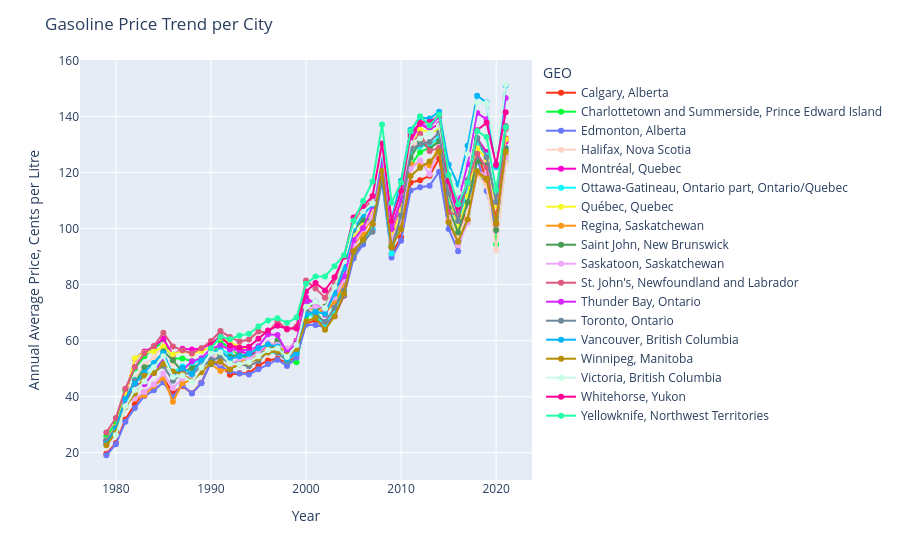

The code cell stored with this chart in its notebook:
### Code cell
# Se importa la librería Plotly Express (px) para generar visualizaciones interactivas.
import plotly.express as px

# Se crea un gráfico de líneas con los datos contenidos en 'price_bycity'
fig = px.line(price_bycity
              , x='Year'  # Definir el eje X con los años
              , y='Value'  # Definir el eje Y con el valor del precio
              , color='GEO'  # Diferenciar las líneas por ciudad (o región geográfica)
              , color_discrete_sequence=px.colors.qualitative.Light24)  # Usar una secuencia de colores para las diferentes ciudades

# Actualizamos los trazos del gráfico para que sean puntos ('markers') conectados por líneas ('lines')
fig.update_traces(mode='markers+lines')

# Se ajusta la configuración del gráfico, incluyendo los títulos de los ejes y el título principal
fig.update_layout(
    title="Gasoline Price Trend per City",  # Título principal del gráfico
    xaxis_title="Year",  # Título para el eje X (año)
    yaxis_title="Annual Average Price, Cents per Litre"  # Título para el eje Y (precio promedio anual en centavos por litro)
)

# Mostrar el gráfico interactivo generado por Plotly
fig.show()

### Figure 1 — Plotly figure (JSON) as saved in the notebook; plotly's stock layout.template omitted (floating-point values rounded to 4 significant figures)
{"data": [{"hovertemplate": "GEO=Calgary, Alberta<br>Year=%{x}<br>Value=%{y}<extra></extra>", "legendgroup": "Calgary, Alberta", "line": {"color": "#FD3216", "dash": "solid"}, "marker": {"symbol": "circle"}, "mode": "markers+lines", "name": "Calgary, Alberta", "orientation": "v", "showlegend": true, "type": "scatter", "x": [1979, 1980, 1981, 1982, 1983, 1984, 1985, 1986, 1987, 1988, 1989, 1990, 1991, 1992, 1993, 1994, 1995, 1996, 1997, 1998, 1999, 2000, 2001, 2002, 2003, 2004, 2005, 2006, 2007, 2008, 2009, 2010, 2011, 2012, 2013, 2014, 2015, 2016, 2017, 2018, 2019, 2020, 2021], "xaxis": "x", "y": [19.61, 23.42, 31.85, 37.24, 41.66, 43.71, 46.71, 41.22, 43.78, 41.19, 44.98, 52.32, 51.24, 47.79, 48.3, 48.45, 51.08, 52.9, 53.54, 52.03, 54.92, 65.96, 67.26, 65.93, 68.66, 76.03, 90.08, 95.03, 101.4, 118.2, 90.86, 96.91, 116.4, 117.2, 118.8, 125.1, 104.8, 96.62, 108.9, 128.1, 116.3, 104.0, 132.1], "yaxis": "y"}, {"hovertemplate": "GEO=Charlottetown and Summerside, Prince Edward Island<br>Year=%{x}<br>Value=%{y}<extra></extra>", "legendgroup": "Charlottetown and Summerside, Prince Edward Island", "line": {"color": "#00FE35", "dash": "solid"}, "marker": {"symbol": "circle"}, "mode": "markers+lines", "name": "Charlottetown and Summerside, Prince Edward Island", "orientation": "v", "showlegend": true, "type": "scatter", "x": [1979, 1980, 1981, 1982, 1983, 1984, 1985, 1986, 1987, 1988, 1989, 1990, 1991, 1992, 1993, 1994, 1995, 1996, 1997, 1998, 1999, 2000, 2001, 2002, 2003, 2004, 2005, 2006, 2007, 2008, 2009, 2010, 2011, 2012, 2013, 2014, 2015, 2016, 2017, 2018, 2019, 2020, 2021], "xaxis": "x", "y": [25.82, 30.64, 42.28, 50.07, 54.38, 57.18, 59.76, 53.62, 53.65, 52.65, 52.71, 53.86, 59.8, 57.14, 54.43, 53.81, 57.43, 57.82, 59.24, 52.6, 52.27, 68.41, 70.33, 65.95, 71.68, 80.09, 95.4, 101.8, 103.4, 120.1, 93.7, 102.7, 122.5, 127.2, 128.9, 131.3, 105.1, 95.99, 105.3, 120.5, 115.8, 94.42, 123.8], "yaxis": "y"}, {"hovertemplate": "GEO=Edmonton, Alberta<br>Year=%{x}<br>Value=%{y}<extra></extra>", "legendgroup": "Edmonton, Alberta", "line": {"color": "#6A76FC", "dash": "solid"}, "marker": {"symbol": "circle"}, "mode": "markers+lines", "name": "Edmonton, Alberta", "orientation": "v", "showlegend": true, "type": "scatter", "x": [1979, 1980, 1981, 1982, 1983, 1984, 1985, 1986, 1987, 1988, 1989, 1990, 1991, 1992, 1993, 1994, 1995, 1996, 1997, 1998, 1999, 2000, 2001, 2002, 2003, 2004, 2005, 2006, 2007, 2008, 2009, 2010, 2011, 2012, 2013, 2014, 2015, 2016, 2017, 2018, 2019, 2020, 2021], "xaxis": "x", "y": [19.08, 23.02, 31.06, 35.97, 40.2, 42.24, 45.13, 39.88, 44.05, 41.13, 44.75, 52.28, 50.83, 49.07, 48.22, 47.91, 49.76, 51.61, 53.19, 50.93, 54, 65.68, 65.57, 64.76, 68.96, 76.19, 89.28, 94.33, 99.94, 116.9, 89.61, 95.64, 113.5, 114.7, 115.2, 120.3, 99.82, 91.91, 106.2, 125.2, 113.4, 99.21, 128.8], "yaxis": "y"}, {"hovertemplate": "GEO=Halifax, Nova Scotia<br>Year=%{x}<br>Value=%{y}<extra></extra>", "legendgroup": "Halifax, Nova Scotia", "line": {"color": "#FED4C4", "dash": "solid"}, "marker": {"symbol": "circle"}, "mode": "markers+lines", "name": "Halifax, Nova Scotia", "orientation": "v", "showlegend": true, "type": "scatter", "x": [1979, 1980, 1981, 1982, 1983, 1984, 1985, 1986, 1987, 1988, 1989, 1990, 1991, 1992, 1993, 1994, 1995, 1996, 1997, 1998, 1999, 2000, 2001, 2002, 2003, 2004, 2005, 2006, 2007, 2008, 2009, 2010, 2011, 2012, 2013, 2014, 2015, 2016, 2017, 2018, 2019, 2020, 2021], "xaxis": "x", "y": [24.52, 28.86, 37.8, 46.38, 51.28, 53.93, 58.49, 51.92, 50.25, 50.32, 50.92, 52.39, 57.08, 57.42, 52.71, 52.76, 54.3, 55.02, 60.06, 57.21, 59.5, 75.25, 72.94, 72.37, 78.06, 86.41, 98.72, 103.8, 106.1, 121.9, 95.81, 106.6, 127.2, 132.7, 129.7, 132.8, 106.0, 96.61, 106.0, 118.9, 115.2, 92.2, 123.5], "yaxis": "y"}, {"hovertemplate": "GEO=Montréal, Quebec<br>Year=%{x}<br>Value=%{y}<extra></extra>", "legendgroup": "Montréal, Quebec", "line": {"color": "#FE00CE", "dash": "solid"}, "marker": {"symbol": "circle"}, "mode": "markers+lines", "name": "Montréal, Quebec", "orientation": "v", "showlegend": true, "type": "scatter", "x": [1979, 1980, 1981, 1982, 1983, 1984, 1985, 1986, 1987, 1988, 1989, 1990, 1991, 1992, 1993, 1994, 1995, 1996, 1997, 1998, 1999, 2000, 2001, 2002, 2003, 2004, 2005, 2006, 2007, 2008, 2009, 2010, 2011, 2012, 2013, 2014, 2015, 2016, 2017, 2018, 2019, 2020, 2021], "xaxis": "x", "y": [23.86, 28.98, 40.2, 53.48, 56.13, 57.88, 60.68, 54.76, 57.08, 56.83, 57.17, 58.87, 61.48, 58.35, 56.36, 55.1, 55.83, 58.26, 59.23, 56.23, 59.97, 75.46, 72.77, 69.23, 74.95, 83.26, 95.89, 100.4, 103.8, 124.8, 97.25, 107.6, 130.9, 137.2, 135.5, 137.2, 115.9, 104.8, 115.3, 132.2, 127.3, 108.3, 131.0], "yaxis": "y"}, {"hovertemplate": "GEO=Ottawa-Gatineau, Ontario part, Ontario/Quebec<br>Year=%{x}<br>Value=%{y}<extra></extra>", "legendgroup": "Ottawa-Gatineau, Ontario part, Ontario/Quebec", "line": {"color": "#0DF9FF", "dash": "solid"}, "marker": {"symbol": "circle"}, "mode": "markers+lines", "name": "Ottawa-Gatineau, Ontario part, Ontario/Quebec", "orientation": "v", "showlegend": true, "type": "scatter", "x": [1979, 1980, 1981, 1982, 1983, 1984, 1985, 1986, 1987, 1988, 1989, 1990, 1991, 1992, 1993, 1994, 1995, 1996, 1997, 1998, 1999, 2000, 2001, 2002, 2003, 2004, 2005, 2006, 2007, 2008, 2009, 2010, 2011, 2012, 2013, 2014, 2015, 2016, 2017, 2018, 2019, 2020, 2021], "xaxis": "x", "y": [23.95, 28.83, 38.71, 46.05, 46.69, 49.93, 53.38, 48.84, 50.72, 51.6, 53.24, 54.94, 56.76, 55.37, 53.96, 52.76, 53.56, 55.77, 55.87, 52.7, 55.56, 69.79, 68.31, 65.96, 70.74, 77.93, 91.13, 95.47, 99.75, 117.5, 91.11, 103.6, 127.2, 129.2, 130.1, 132.4, 110.1, 100.8, 114.9, 130.3, 126.1, 109.6, 135.8], "yaxis": "y"}, {"hovertemplate": "GEO=Québec, Quebec<br>Year=%{x}<br>Value=%{y}<extra></extra>", "legendgroup": "Québec, Quebec", "line": {"color": "#F6F926", "dash": "solid"}, "marker": {"symbol": "circle"}, "mode": "markers+lines", "name": "Québec, Quebec", "orientation": "v", "showlegend": true, "type": "scatter", "x": [1979, 1980, 1981, 1982, 1983, 1984, 1985, 1986, 1987, 1988, 1989, 1990, 1991, 1992, 1993, 1994, 1995, 1996, 1997, 1998, 1999, 2000, 2001, 2002, 2003, 2004, 2005, 2006, 2007, 2008, 2009, 2010, 2011, 2012, 2013, 2014, 2015, 2016, 2017, 2018, 2019, 2020, 2021], "xaxis": "x", "y": [24.09, 29.27, 40.46, 53.73, 55.69, 56.2, 57.82, 55.01, 56.41, 55.23, 56.26, 57.75, 60.95, 59.43, 57.64, 56.33, 57.2, 59.12, 58.82, 55.7, 59.44, 71.89, 72.58, 69.54, 75.42, 83.78, 96.66, 101.1, 104.6, 124.5, 96.72, 106.6, 129, 135.2, 134.7, 135.0, 112.1, 100.2, 111.6, 128.6, 124.8, 107.9, 131.9], "yaxis": "y"}, {"hovertemplate": "GEO=Regina, Saskatchewan<br>Year=%{x}<br>Value=%{y}<extra></extra>", "legendgroup": "Regina, Saskatchewan", "line": {"color": "#FF9616", "dash": "solid"}, "marker": {"symbol": "circle"}, "mode": "markers+lines", "name": "Regina, Saskatchewan", "orientation": "v", "showlegend": true, "type": "scatter", "x": [1979, 1980, 1981, 1982, 1983, 1984, 1985, 1986, 1987, 1988, 1989, 1990, 1991, 1992, 1993, 1994, 1995, 1996, 1997, 1998, 1999, 2000, 2001, 2002, 2003, 2004, 2005, 2006, 2007, 2008, 2009, 2010, 2011, 2012, 2013, 2014, 2015, 2016, 2017, 2018, 2019, 2020, 2021], "xaxis": "x", "y": [23.47, 27.88, 38.04, 39.2, 40.48, 43.85, 46.72, 38.2, 44.78, 46.02, 49.5, 51.56, 49.13, 49.9, 52.6, 53.73, 54.95, 57.05, 58, 56.1, 59.16, 70.68, 71.83, 69.75, 73.8, 80.01, 93.92, 98.39, 103.9, 121.9, 94.91, 102.0, 123.0, 123.3, 122.5, 129.4, 103.2, 94.21, 103.1, 119.9, 117.2, 101.8, 126.4], "yaxis": "y"}, {"hovertemplate": "GEO=Saint John, New Brunswick<br>Year=%{x}<br>Value=%{y}<extra></extra>", "legendgroup": "Saint John, New Brunswick", "line": {"color": "#479B55", "dash": "solid"}, "marker": {"symbol": "circle"}, "mode": "markers+lines", "name": "Saint John, New Brunswick", "orientation": "v", "showlegend": true, "type": "scatter", "x": [1979, 1980, 1981, 1982, 1983, 1984, 1985, 1986, 1987, 1988, 1989, 1990, 1991, 1992, 1993, 1994, 1995, 1996, 1997, 1998, 1999, 2000, 2001, 2002, 2003, 2004, 2005, 2006, 2007, 2008, 2009, 2010, 2011, 2012, 2013, 2014, 2015, 2016, 2017, 2018, 2019, 2020, 2021], "xaxis": "x", "y": [24.38, 27.98, 37.46, 44.75, 50.5, 51.68, 56.15, 52.95, 48.83, 50.17, 52.18, 51.62, 54.97, 54.27, 54.97, 54.22, 55.78, 56, 60.02, 56.57, 59.02, 73.93, 71.33, 72.07, 78.73, 86.62, 99.44, 103.2, 103.1, 120.2, 93.66, 103.1, 125.2, 131.1, 128.5, 131.1, 107.3, 98.6, 109.4, 124.0, 122.6, 99.44, 128.3], "yaxis": "y"}, {"hovertemplate": "GEO=Saskatoon, Saskatchewan<br>Year=%{x}<br>Value=%{y}<extra></extra>", "legendgroup": "Saskatoon, Saskatchewan", "line": {"color": "#EEA6FB", "dash": "solid"}, "marker": {"symbol": "circle"}, "mode": "markers+lines", "name": "Saskatoon, Saskatchewan", "orientation": "v", "showlegend": true, "type": "scatter", "x": [1979, 1980, 1981, 1982, 1983, 1984, 1985, 1986, 1987, 1988, 1989, 1990, 1991, 1992, 1993, 1994, 1995, 1996, 1997, 1998, 1999, 2000, 2001, 2002, 2003, 2004, 2005, 2006, 2007, 2008, 2009, 2010, 2011, 2012, 2013, 2014, 2015, 2016, 2017, 2018, 2019, 2020, 2021], "xaxis": "x", "y": [23.92, 28.23, 37.62, 39.38, 41.65, 44.38, 48.22, 43.09, 46.51, 47.19, 51.95, 54.45, 52, 50.81, 53.68, 53.41, 55.8, 59.24, 58.52, 57.07, 59.07, 70.91, 72.25, 71.59, 75.28, 81.6, 94.41, 99.78, 104.1, 120.8, 95.95, 103.0, 121.2, 124.3, 119.4, 129.1, 103.1, 94.02, 102.1, 120.3, 119.2, 101.5, 125.4], "yaxis": "y"}, {"hovertemplate": "GEO=St. John's, Newfoundland and Labrador<br>Year=%{x}<br>Value=%{y}<extra></extra>", "legendgroup": "St. John's, Newfoundland and Labrador", "line": {"color": "#DC587D", "dash": "solid"}, "marker": {"symbol": "circle"}, "mode": "markers+lines", "name": "St. John's, Newfoundland and Labrador", "orientation": "v", "showlegend": true, "type": "scatter", "x": [1979, 1980, 1981, 1982, 1983, 1984, 1985, 1986, 1987, 1988, 1989, 1990, 1991, 1992, 1993, 1994, 1995, 1996, 1997, 1998, 1999, 2000, 2001, 2002, 2003, 2004, 2005, 2006, 2007, 2008, 2009, 2010, 2011, 2012, 2013, 2014, 2015, 2016, 2017, 2018, 2019, 2020, 2021], "xaxis": "x", "y": [27.22, 32.4, 42.82, 50.58, 55.48, 58.07, 62.84, 57.92, 56.52, 55.42, 57.28, 59.87, 63.39, 61.3, 59.64, 60.38, 63.28, 62.76, 66.9, 63.96, 65.03, 81.46, 78.62, 75.28, 80.7, 89.28, 101.8, 107.0, 110.0, 126.5, 99.98, 109.9, 129.7, 133.8, 127.7, 128.7, 105.8, 104.7, 116.4, 126.7, 121.7, 101.6, 135.5], "yaxis": "y"}, {"hovertemplate": "GEO=Thunder Bay, Ontario<br>Year=%{x}<br>Value=%{y}<extra></extra>", "legendgroup": "Thunder Bay, Ontario", "line": {"color": "#D626FF", "dash": "solid"}, "marker": {"symbol": "circle"}, "mode": "markers+lines", "name": "Thunder Bay, Ontario", "orientation": "v", "showlegend": true, "type": "scatter", "x": [1979, 1980, 1981, 1982, 1983, 1984, 1985, 1986, 1987, 1988, 1989, 1990, 1991, 1992, 1993, 1994, 1995, 1996, 1997, 1998, 1999, 2000, 2001, 2002, 2003, 2004, 2005, 2006, 2007, 2008, 2009, 2010, 2011, 2012, 2013, 2014, 2015, 2016, 2017, 2018, 2019, 2020, 2021], "xaxis": "x", "y": [24.15, 28.64, 38.63, 44.5, 44.43, 48.46, 53.67, 48.11, 49.35, 52.62, 53.72, 57.05, 58.29, 56.86, 56.75, 56.56, 57.99, 62.3, 61.97, 55.72, 59.23, 73.73, 73.95, 71.04, 77.6, 83, 95.81, 100.2, 108, 123.6, 99.95, 110.5, 134.1, 137.5, 136.0, 140.0, 117.1, 109.6, 122.9, 141.2, 138.9, 122.8, 146.5], "yaxis": "y"}, {"hovertemplate": "GEO=Toronto, Ontario<br>Year=%{x}<br>Value=%{y}<extra></extra>", "legendgroup": "Toronto, Ontario", "line": {"color": "#6E899C", "dash": "solid"}, "marker": {"symbol": "circle"}, "mode": "markers+lines", "name": "Toronto, Ontario", "orientation": "v", "showlegend": true, "type": "scatter", "x": [1979, 1980, 1981, 1982, 1983, 1984, 1985, 1986, 1987, 1988, 1989, 1990, 1991, 1992, 1993, 1994, 1995, 1996, 1997, 1998, 1999, 2000, 2001, 2002, 2003, 2004, 2005, 2006, 2007, 2008, 2009, 2010, 2011, 2012, 2013, 2014, 2015, 2016, 2017, 2018, 2019, 2020, 2021], "xaxis": "x", "y": [24.18, 29, 39.1, 45.76, 46.43, 48.64, 50.98, 45.7, 48.38, 48.08, 50.57, 53.16, 53.83, 52.12, 51.62, 50.87, 52.65, 56.24, 55.65, 52.74, 56.63, 70.96, 69.29, 66.64, 71.73, 77.83, 90.99, 95.35, 98.86, 117.5, 93.12, 104.6, 128.3, 130.1, 130.8, 134.3, 112.5, 102.7, 117.3, 132.3, 125.4, 109.5, 136.6], "yaxis": "y"}, {"hovertemplate": "GEO=Vancouver, British Columbia<br>Year=%{x}<br>Value=%{y}<extra></extra>", "legendgroup": "Vancouver, British Columbia", "line": {"color": "#00B5F7", "dash": "solid"}, "marker": {"symbol": "circle"}, "mode": "markers+lines", "name": "Vancouver, British Columbia", "orientation": "v", "showlegend": true, "type": "scatter", "x": [1979, 1980, 1981, 1982, 1983, 1984, 1985, 1986, 1987, 1988, 1989, 1990, 1991, 1992, 1993, 1994, 1995, 1996, 1997, 1998, 1999, 2000, 2001, 2002, 2003, 2004, 2005, 2006, 2007, 2008, 2009, 2010, 2011, 2012, 2013, 2014, 2015, 2016, 2017, 2018, 2019, 2020, 2021], "xaxis": "x", "y": [23.21, 28.42, 39.16, 44.66, 48.64, 51.98, 55.69, 47.32, 50.32, 48.11, 52.91, 55.7, 56.55, 53.49, 54.43, 55.29, 57.27, 58.63, 57.88, 53.35, 55.58, 69.32, 70.29, 69.57, 76.67, 85.76, 99.98, 104.9, 108.5, 127.1, 103.2, 117.0, 135.2, 139.6, 139.3, 141.7, 122.9, 115.6, 129.5, 147.4, 145.0, 121.9, 151.0], "yaxis": "y"}, {"hovertemplate": "GEO=Winnipeg, Manitoba<br>Year=%{x}<br>Value=%{y}<extra></extra>", "legendgroup": "Winnipeg, Manitoba", "line": {"color": "#B68E00", "dash": "solid"}, "marker": {"symbol": "circle"}, "mode": "markers+lines", "name": "Winnipeg, Manitoba", "orientation": "v", "showlegend": true, "type": "scatter", "x": [1979, 1980, 1981, 1982, 1983, 1984, 1985, 1986, 1987, 1988, 1989, 1990, 1991, 1992, 1993, 1994, 1995, 1996, 1997, 1998, 1999, 2000, 2001, 2002, 2003, 2004, 2005, 2006, 2007, 2008, 2009, 2010, 2011, 2012, 2013, 2014, 2015, 2016, 2017, 2018, 2019, 2020, 2021], "xaxis": "x", "y": [22.62, 27.22, 36.32, 41.12, 47.47, 48.47, 51.77, 48.99, 47.99, 45.61, 48.69, 51.96, 52.47, 49.72, 51.5, 52.01, 53.78, 55.87, 56.27, 54.78, 57.02, 66.92, 68.06, 63.87, 68.7, 76.64, 91.88, 96.13, 101.7, 120.7, 93.28, 99.77, 118.7, 121.7, 123.9, 127.5, 102.2, 95.25, 103.2, 120.4, 117.8, 101.8, 127.5], "yaxis": "y"}, {"hovertemplate": "GEO=Victoria, British Columbia<br>Year=%{x}<br>Value=%{y}<extra></extra>", "legendgroup": "Victoria, British Columbia", "line": {"color": "#C9FBE5", "dash": "solid"}, "marker": {"symbol": "circle"}, "mode": "markers+lines", "name": "Victoria, British Columbia", "orientation": "v", "showlegend": true, "type": "scatter", "x": [1980, 1981, 1982, 1983, 1984, 1985, 1986, 1987, 1988, 1989, 1990, 1991, 1992, 1993, 1994, 1995, 1996, 1997, 1998, 1999, 2000, 2001, 2002, 2003, 2004, 2005, 2006, 2007, 2008, 2009, 2010, 2011, 2012, 2013, 2014, 2015, 2016, 2017, 2018, 2019, 2020, 2021], "xaxis": "x", "y": [26.32, 36.54, 42.37, 45.37, 50.48, 54.38, 46.97, 47.52, 45.28, 50.39, 55.54, 55.84, 51.79, 51.45, 52.24, 54.37, 56.67, 57.25, 54.11, 58.4, 72.07, 73.94, 71.49, 79.09, 88.28, 101.1, 106.2, 109.0, 128.4, 102.9, 113.2, 130.5, 132.1, 134.0, 136.8, 120.1, 112.8, 126.6, 145.1, 144.8, 125.6, 151.3], "yaxis": "y"}, {"hovertemplate": "GEO=Whitehorse, Yukon<br>Year=%{x}<br>Value=%{y}<extra></extra>", "legendgroup": "Whitehorse, Yukon", "line": {"color": "#FF0092", "dash": "solid"}, "marker": {"symbol": "circle"}, "mode": "markers+lines", "name": "Whitehorse, Yukon", "orientation": "v", "showlegend": true, "type": "scatter", "x": [1990, 1991, 1992, 1993, 1994, 1995, 1996, 1997, 1998, 1999, 2000, 2001, 2002, 2003, 2004, 2005, 2006, 2007, 2008, 2009, 2010, 2011, 2012, 2013, 2014, 2015, 2016, 2017, 2018, 2019, 2020, 2021], "xaxis": "x", "y": [58.42, 61.48, 58.29, 57.5, 57.81, 60.66, 63.6, 65.26, 64.23, 64.33, 77.48, 80.54, 77.9, 82.58, 89.93, 103.9, 108.0, 111.6, 130.4, 102.8, 113.4, 133.0, 137.7, 138.0, 140.3, 117.0, 107.5, 116.2, 135.0, 137.7, 122.6, 141.5], "yaxis": "y"}, {"hovertemplate": "GEO=Yellowknife, Northwest Territories<br>Year=%{x}<br>Value=%{y}<extra></extra>", "legendgroup": "Yellowknife, Northwest Territories", "line": {"color": "#22FFA7", "dash": "solid"}, "marker": {"symbol": "circle"}, "mode": "markers+lines", "name": "Yellowknife, Northwest Territories", "orientation": "v", "showlegend": true, "type": "scatter", "x": [1990, 1991, 1992, 1993, 1994, 1995, 1996, 1997, 1998, 1999, 2000, 2001, 2002, 2003, 2004, 2005, 2006, 2007, 2008, 2009, 2010, 2011, 2012, 2013, 2014, 2015, 2016, 2017, 2018, 2019, 2020, 2021], "xaxis": "x", "y": [57.3, 61.37, 60.49, 61.83, 62.41, 65.06, 67.15, 68, 66.34, 68.24, 80.27, 82.91, 82.9, 86.57, 90.45, 102.8, 109.8, 116.8, 137.1, 109.2, 116.4, 134.7, 140.1, 136.8, 140.6, 119.1, 108.5, 116.3, 134.8, 132.6, 113.8, 136.1], "yaxis": "y"}], "layout": {"legend": {"title": {"text": "GEO"}, "tracegroupgap": 0}, "margin": {"t": 60}, "title": {"text": "Gasoline Price Trend per City"}, "xaxis": {"anchor": "y", "domain": [0, 1], "title": {"text": "Year"}}, "yaxis": {"anchor": "x", "domain": [0, 1], "title": {"text": "Annual Average Price, Cents per Litre"}}}}
